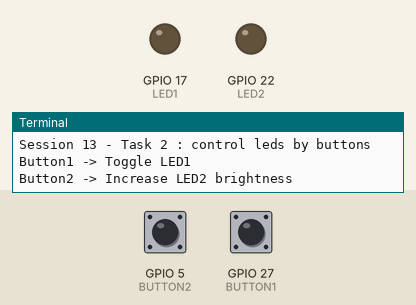
Bench run of a program on a simulated Raspberry Pi (BCM pin numbers). Parts: output pins drawn as LEDs (lit = HIGH), the last lines printed to the terminal. Inputs (shaded band) come from the test bench; at power-on: GPIO 5 (BUTTON2) HIGH, GPIO 27 (BUTTON1) HIGH.

Above: at 1.2 s.
1.3 s: GPIO 5 (BUTTON2) pulled LOW for 0.15 s
At 2.5 s:
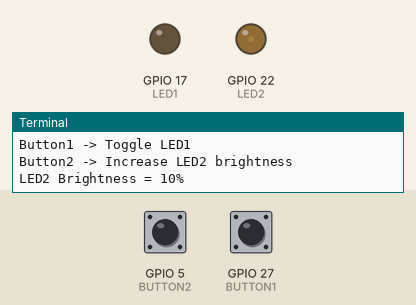
2.9 s: GPIO 27 (BUTTON1) pulled LOW for 0.15 s
At 3.9 s:
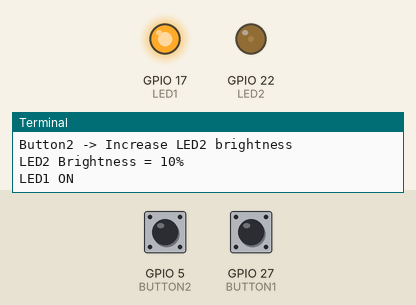
4.5 s: GPIO 27 (BUTTON1) pulled LOW for 1 s
At 5.1 s:
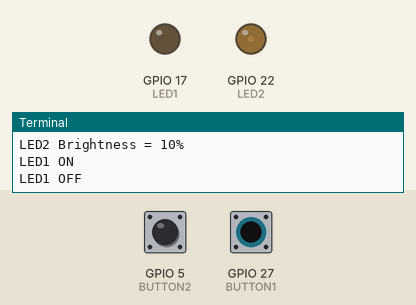
7.0 s: GPIO 5 (BUTTON2) pulled LOW for 1 s
At 8.3 s:
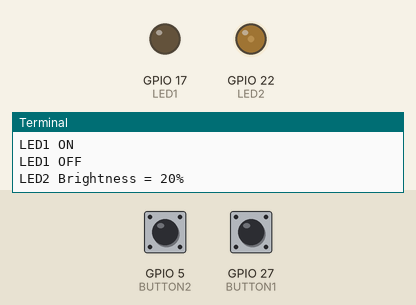
9.5 s: GPIO 5 (BUTTON2) pulled LOW for 0.15 s
At 10.2 s:
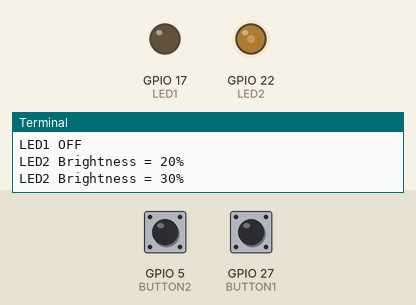
11.1 s: GPIO 27 (BUTTON1) pulled LOW for 0.15 s
At 11.5 s:
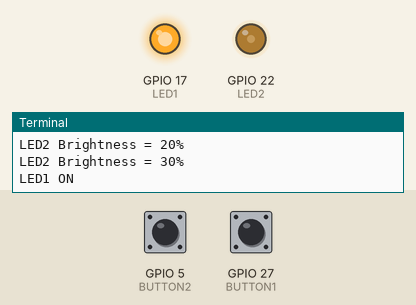
Timing chart, 0 to 13.7 s (numbered marks = the images above; inputs shaded):
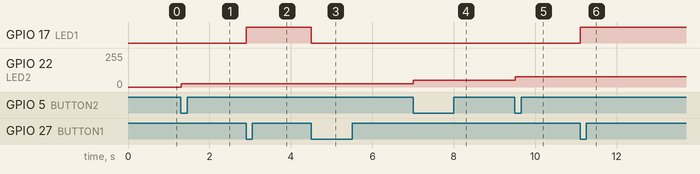

The program:

task_2_leds_and_buttons.py
```python
#!/usr/bin/env python3

import RPi.GPIO as GPIO
import time

LED1 = 17
LED2 = 22

BUTTON1 = 27
BUTTON2 = 5

GPIO.setmode(GPIO.BCM)

GPIO.setup(LED1, GPIO.OUT)
GPIO.setup(LED2, GPIO.OUT)

GPIO.setup(BUTTON1, GPIO.IN, pull_up_down=GPIO.PUD_UP)
GPIO.setup(BUTTON2, GPIO.IN, pull_up_down=GPIO.PUD_UP)

pwm = GPIO.PWM(LED2, 1000)
pwm.start(0)

led1_state = False
brightness = 0

prev_button1 = GPIO.HIGH
prev_button2 = GPIO.HIGH

print("Session 13 - Task 2 : control leds by buttons")
print("Button1 -> Toggle LED1")
print("Button2 -> Increase LED2 brightness")

try:
    while True:
        button1 = GPIO.input(BUTTON1)
        button2 = GPIO.input(BUTTON2)

        if prev_button1 == GPIO.HIGH and button1 == GPIO.LOW:
            led1_state = not led1_state
            GPIO.output(LED1, led1_state)

            if led1_state:
                print("LED1 ON")
            else:
                print("LED1 OFF")

        if prev_button2 == GPIO.HIGH and button2 == GPIO.LOW:
            brightness += 10

            if brightness > 100:
                brightness = 0

            pwm.ChangeDutyCycle(brightness)

            print(f"LED2 Brightness = {brightness}%")

        prev_button1 = button1
        prev_button2 = button2

        time.sleep(0.05)

except KeyboardInterrupt:
    print("Stopped")

finally:
    pwm.stop()
    GPIO.cleanup()
```

Measured:
- after the input at 1.3 s, GPIO 22 (LED2): 0/255 → 26/255 at once
- after the input at 2.9 s, GPIO 17 (LED1): LOW → HIGH at once
- after the input at 4.5 s, GPIO 17 (LED1): HIGH → LOW at once
- after the input at 7.0 s, GPIO 22 (LED2): 26/255 → 51/255 at once
- after the input at 9.5 s, GPIO 22 (LED2): 51/255 → 77/255 at once
- after the input at 11.1 s, GPIO 17 (LED1): LOW → HIGH at once
